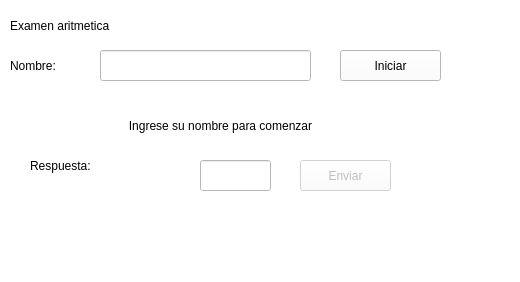
<?xml version="1.0" encoding="UTF-8"?>
<ui version="4.0">
 <class>MainWindow</class>
 <widget class="QMainWindow" name="MainWindow">
  <property name="geometry">
   <rect>
    <x>0</x>
    <y>0</y>
    <width>520</width>
    <height>282</height>
   </rect>
  </property>
  <property name="windowTitle">
   <string>MainWindow</string>
  </property>
  <property name="styleSheet">
   <string notr="true">background-color: rgb(255, 255, 255);</string>
  </property>
  <widget class="QWidget" name="centralwidget">
   <widget class="QLabel" name="label">
    <property name="geometry">
     <rect>
      <x>10</x>
      <y>10</y>
      <width>261</width>
      <height>31</height>
     </rect>
    </property>
    <property name="styleSheet">
     <string notr="true">font: 75 18pt &quot;Modern&quot;;</string>
    </property>
    <property name="text">
     <string>Examen aritmetica </string>
    </property>
   </widget>
   <widget class="QLabel" name="label_2">
    <property name="geometry">
     <rect>
      <x>10</x>
      <y>50</y>
      <width>101</width>
      <height>31</height>
     </rect>
    </property>
    <property name="styleSheet">
     <string notr="true">font: 75 16pt &quot;Modern&quot;;</string>
    </property>
    <property name="text">
     <string>Nombre:</string>
    </property>
   </widget>
   <widget class="QLineEdit" name="txtName">
    <property name="geometry">
     <rect>
      <x>100</x>
      <y>50</y>
      <width>211</width>
      <height>31</height>
     </rect>
    </property>
    <property name="styleSheet">
     <string notr="true">font: 75 16pt &quot;Modern&quot;;</string>
    </property>
    <property name="text">
     <string/>
    </property>
   </widget>
   <widget class="QPushButton" name="btnStart">
    <property name="geometry">
     <rect>
      <x>340</x>
      <y>50</y>
      <width>101</width>
      <height>31</height>
     </rect>
    </property>
    <property name="styleSheet">
     <string notr="true">font: 75 16pt &quot;Modern&quot;;</string>
    </property>
    <property name="text">
     <string>Iniciar</string>
    </property>
   </widget>
   <widget class="QLabel" name="lbOper">
    <property name="geometry">
     <rect>
      <x>10</x>
      <y>110</y>
      <width>421</width>
      <height>31</height>
     </rect>
    </property>
    <property name="styleSheet">
     <string notr="true">font: 75 16pt &quot;Modern&quot;;</string>
    </property>
    <property name="text">
     <string>Ingrese su nombre para comenzar</string>
    </property>
    <property name="alignment">
     <set>Qt::AlignCenter</set>
    </property>
   </widget>
   <widget class="QLineEdit" name="txtResp">
    <property name="enabled">
     <bool>false</bool>
    </property>
    <property name="geometry">
     <rect>
      <x>200</x>
      <y>160</y>
      <width>71</width>
      <height>31</height>
     </rect>
    </property>
    <property name="styleSheet">
     <string notr="true">font: 75 16pt &quot;Modern&quot;;</string>
    </property>
    <property name="text">
     <string/>
    </property>
   </widget>
   <widget class="QPushButton" name="btnResp">
    <property name="enabled">
     <bool>false</bool>
    </property>
    <property name="geometry">
     <rect>
      <x>300</x>
      <y>160</y>
      <width>91</width>
      <height>31</height>
     </rect>
    </property>
    <property name="styleSheet">
     <string notr="true">font: 75 16pt &quot;Modern&quot;;</string>
    </property>
    <property name="text">
     <string>Enviar</string>
    </property>
   </widget>
   <widget class="QLabel" name="label_4">
    <property name="geometry">
     <rect>
      <x>30</x>
      <y>150</y>
      <width>151</width>
      <height>31</height>
     </rect>
    </property>
    <property name="styleSheet">
     <string notr="true">font: 75 16pt &quot;Modern&quot;;</string>
    </property>
    <property name="text">
     <string>Respuesta:</string>
    </property>
   </widget>
  </widget>
  <widget class="QMenuBar" name="menubar">
   <property name="geometry">
    <rect>
     <x>0</x>
     <y>0</y>
     <width>520</width>
     <height>18</height>
    </rect>
   </property>
  </widget>
  <widget class="QStatusBar" name="statusbar"/>
 </widget>
 <resources/>
 <connections/>
</ui>
